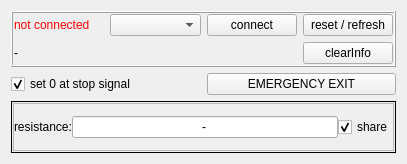
<?xml version="1.0" encoding="UTF-8"?>
<ui version="4.0">
 <class>keithley2400Window</class>
 <widget class="QWidget" name="keithley2400Window">
  <property name="geometry">
   <rect>
    <x>0</x>
    <y>0</y>
    <width>407</width>
    <height>164</height>
   </rect>
  </property>
  <property name="windowTitle">
   <string>Form</string>
  </property>
  <layout class="QGridLayout" name="gridLayout_8">
   <item row="2" column="0" colspan="2">
    <widget class="QFrame" name="frame_values">
     <property name="enabled">
      <bool>true</bool>
     </property>
     <property name="frameShape">
      <enum>QFrame::Box</enum>
     </property>
     <layout class="QGridLayout" name="gridLayout_9">
      <property name="leftMargin">
       <number>1</number>
      </property>
      <property name="topMargin">
       <number>1</number>
      </property>
      <property name="rightMargin">
       <number>1</number>
      </property>
      <property name="bottomMargin">
       <number>1</number>
      </property>
      <property name="spacing">
       <number>6</number>
      </property>
      <item row="0" column="0">
       <widget class="QFrame" name="frame_resistance">
        <property name="frameShape">
         <enum>QFrame::StyledPanel</enum>
        </property>
        <property name="frameShadow">
         <enum>QFrame::Raised</enum>
        </property>
        <layout class="QGridLayout" name="gridLayout_7">
         <property name="leftMargin">
          <number>0</number>
         </property>
         <property name="topMargin">
          <number>0</number>
         </property>
         <property name="rightMargin">
          <number>0</number>
         </property>
         <property name="bottomMargin">
          <number>0</number>
         </property>
         <property name="spacing">
          <number>0</number>
         </property>
         <item row="0" column="0">
          <widget class="QLabel" name="lbl_resistance_lbl">
           <property name="text">
            <string>resistance:</string>
           </property>
          </widget>
         </item>
         <item row="0" column="1">
          <widget class="QLineEdit" name="txt_resistance">
           <property name="text">
            <string>-</string>
           </property>
           <property name="alignment">
            <set>Qt::AlignCenter</set>
           </property>
           <property name="readOnly">
            <bool>true</bool>
           </property>
          </widget>
         </item>
         <item row="0" column="2">
          <widget class="QCheckBox" name="chb_shareResistance">
           <property name="text">
            <string>share</string>
           </property>
           <property name="checked">
            <bool>true</bool>
           </property>
          </widget>
         </item>
        </layout>
       </widget>
      </item>
     </layout>
    </widget>
   </item>
   <item row="0" column="0" colspan="2">
    <widget class="QFrame" name="frame_connection">
     <property name="frameShape">
      <enum>QFrame::Box</enum>
     </property>
     <property name="frameShadow">
      <enum>QFrame::Raised</enum>
     </property>
     <layout class="QGridLayout" name="gridLayout_4">
      <property name="leftMargin">
       <number>1</number>
      </property>
      <property name="topMargin">
       <number>1</number>
      </property>
      <property name="rightMargin">
       <number>1</number>
      </property>
      <property name="bottomMargin">
       <number>1</number>
      </property>
      <property name="spacing">
       <number>6</number>
      </property>
      <item row="0" column="0">
       <widget class="QLabel" name="lbl_status">
        <property name="styleSheet">
         <string notr="true">color: red;</string>
        </property>
        <property name="text">
         <string>not connected</string>
        </property>
       </widget>
      </item>
      <item row="0" column="1">
       <widget class="QComboBox" name="cob_ports"/>
      </item>
      <item row="0" column="2">
       <widget class="QPushButton" name="btn_connect">
        <property name="text">
         <string>connect</string>
        </property>
       </widget>
      </item>
      <item row="0" column="3">
       <widget class="QPushButton" name="btn_resetRefresh">
        <property name="text">
         <string>reset / refresh</string>
        </property>
       </widget>
      </item>
      <item row="1" column="3">
       <widget class="QPushButton" name="btn_clearInfo">
        <property name="text">
         <string>clearInfo</string>
        </property>
       </widget>
      </item>
      <item row="1" column="0" colspan="3">
       <widget class="QLabel" name="lbl_info">
        <property name="text">
         <string>-</string>
        </property>
       </widget>
      </item>
     </layout>
    </widget>
   </item>
   <item row="1" column="1">
    <widget class="QPushButton" name="btn_emergencyStop">
     <property name="text">
      <string>EMERGENCY EXIT</string>
     </property>
    </widget>
   </item>
   <item row="1" column="0">
    <widget class="QCheckBox" name="chb_setZeroAtStopSignal">
     <property name="accessibleDescription">
      <string/>
     </property>
     <property name="text">
      <string>set 0 at stop signal</string>
     </property>
     <property name="checked">
      <bool>true</bool>
     </property>
    </widget>
   </item>
  </layout>
 </widget>
 <resources/>
 <connections/>
</ui>
